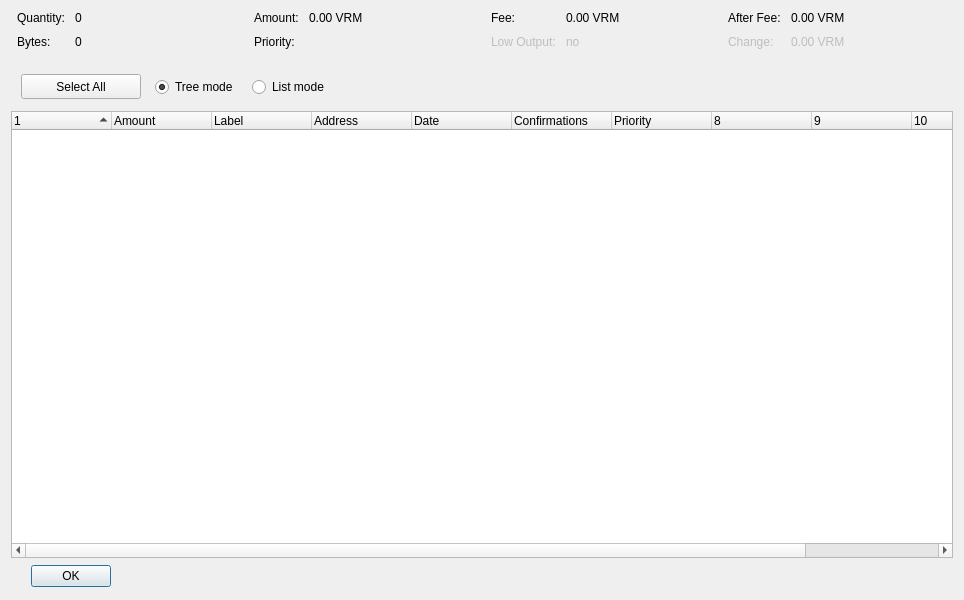
<?xml version="1.0" encoding="UTF-8"?>
<ui version="4.0">
 <class>CoinControlDialog</class>
 <widget class="QDialog" name="CoinControlDialog">
  <property name="geometry">
   <rect>
    <x>0</x>
    <y>0</y>
    <width>964</width>
    <height>600</height>
   </rect>
  </property>
  <property name="windowTitle">
   <string>Coin Control</string>
  </property>
  <layout class="QVBoxLayout" name="verticalLayout">
   <item>
    <layout class="QHBoxLayout" name="horizontalLayoutTop" stretch="0,0,0,0">
     <property name="topMargin">
      <number>0</number>
     </property>
     <property name="bottomMargin">
      <number>10</number>
     </property>
     <item>
      <layout class="QFormLayout" name="formLayoutCoinControl1">
       <property name="horizontalSpacing">
        <number>10</number>
       </property>
       <property name="verticalSpacing">
        <number>10</number>
       </property>
       <property name="leftMargin">
        <number>6</number>
       </property>
       <property name="rightMargin">
        <number>6</number>
       </property>
       <item row="0" column="0">
        <widget class="QLabel" name="labelCoinControlQuantityText">
         <property name="text">
          <string>Quantity:</string>
         </property>
        </widget>
       </item>
       <item row="0" column="1">
        <widget class="QLabel" name="labelCoinControlQuantity">
         <property name="cursor">
          <cursorShape>IBeamCursor</cursorShape>
         </property>
         <property name="contextMenuPolicy">
          <enum>Qt::ActionsContextMenu</enum>
         </property>
         <property name="text">
          <string>0</string>
         </property>
         <property name="textInteractionFlags">
          <set>Qt::LinksAccessibleByMouse|Qt::TextSelectableByKeyboard|Qt::TextSelectableByMouse</set>
         </property>
        </widget>
       </item>
       <item row="1" column="0">
        <widget class="QLabel" name="labelCoinControlBytesText">
         <property name="text">
          <string>Bytes:</string>
         </property>
        </widget>
       </item>
       <item row="1" column="1">
        <widget class="QLabel" name="labelCoinControlBytes">
         <property name="cursor">
          <cursorShape>IBeamCursor</cursorShape>
         </property>
         <property name="contextMenuPolicy">
          <enum>Qt::ActionsContextMenu</enum>
         </property>
         <property name="text">
          <string>0</string>
         </property>
         <property name="textInteractionFlags">
          <set>Qt::LinksAccessibleByMouse|Qt::TextSelectableByKeyboard|Qt::TextSelectableByMouse</set>
         </property>
        </widget>
       </item>
      </layout>
     </item>
     <item>
      <layout class="QFormLayout" name="formLayoutCoinControl2">
       <property name="horizontalSpacing">
        <number>10</number>
       </property>
       <property name="verticalSpacing">
        <number>10</number>
       </property>
       <property name="leftMargin">
        <number>6</number>
       </property>
       <property name="rightMargin">
        <number>6</number>
       </property>
       <item row="0" column="0">
        <widget class="QLabel" name="labelCoinControlAmountText">
         <property name="text">
          <string>Amount:</string>
         </property>
        </widget>
       </item>
       <item row="0" column="1">
        <widget class="QLabel" name="labelCoinControlAmount">
         <property name="cursor">
          <cursorShape>IBeamCursor</cursorShape>
         </property>
         <property name="contextMenuPolicy">
          <enum>Qt::ActionsContextMenu</enum>
         </property>
         <property name="text">
          <string>0.00 VRM</string>
         </property>
         <property name="textInteractionFlags">
          <set>Qt::LinksAccessibleByMouse|Qt::TextSelectableByKeyboard|Qt::TextSelectableByMouse</set>
         </property>
        </widget>
       </item>
       <item row="1" column="0">
        <widget class="QLabel" name="labelCoinControlPriorityText">
         <property name="text">
          <string>Priority:</string>
         </property>
        </widget>
       </item>
       <item row="1" column="1">
        <widget class="QLabel" name="labelCoinControlPriority">
         <property name="cursor">
          <cursorShape>IBeamCursor</cursorShape>
         </property>
         <property name="contextMenuPolicy">
          <enum>Qt::ActionsContextMenu</enum>
         </property>
         <property name="text">
          <string/>
         </property>
         <property name="textInteractionFlags">
          <set>Qt::LinksAccessibleByMouse|Qt::TextSelectableByKeyboard|Qt::TextSelectableByMouse</set>
         </property>
        </widget>
       </item>
      </layout>
     </item>
     <item>
      <layout class="QFormLayout" name="formLayoutCoinControl3">
       <property name="horizontalSpacing">
        <number>10</number>
       </property>
       <property name="verticalSpacing">
        <number>10</number>
       </property>
       <property name="leftMargin">
        <number>6</number>
       </property>
       <property name="rightMargin">
        <number>6</number>
       </property>
       <item row="0" column="0">
        <widget class="QLabel" name="labelCoinControlFeeText">
         <property name="text">
          <string>Fee:</string>
         </property>
        </widget>
       </item>
       <item row="0" column="1">
        <widget class="QLabel" name="labelCoinControlFee">
         <property name="cursor">
          <cursorShape>IBeamCursor</cursorShape>
         </property>
         <property name="contextMenuPolicy">
          <enum>Qt::ActionsContextMenu</enum>
         </property>
         <property name="text">
          <string>0.00 VRM</string>
         </property>
         <property name="textInteractionFlags">
          <set>Qt::LinksAccessibleByMouse|Qt::TextSelectableByKeyboard|Qt::TextSelectableByMouse</set>
         </property>
        </widget>
       </item>
       <item row="1" column="0">
        <widget class="QLabel" name="labelCoinControlLowOutputText">
         <property name="enabled">
          <bool>false</bool>
         </property>
         <property name="text">
          <string>Low Output:</string>
         </property>
        </widget>
       </item>
       <item row="1" column="1">
        <widget class="QLabel" name="labelCoinControlLowOutput">
         <property name="enabled">
          <bool>false</bool>
         </property>
         <property name="cursor">
          <cursorShape>IBeamCursor</cursorShape>
         </property>
         <property name="contextMenuPolicy">
          <enum>Qt::ActionsContextMenu</enum>
         </property>
         <property name="text">
          <string>no</string>
         </property>
         <property name="textInteractionFlags">
          <set>Qt::LinksAccessibleByMouse|Qt::TextSelectableByKeyboard|Qt::TextSelectableByMouse</set>
         </property>
        </widget>
       </item>
      </layout>
     </item>
     <item>
      <layout class="QFormLayout" name="formLayoutCoinControl4">
       <property name="horizontalSpacing">
        <number>10</number>
       </property>
       <property name="verticalSpacing">
        <number>10</number>
       </property>
       <property name="leftMargin">
        <number>6</number>
       </property>
       <property name="rightMargin">
        <number>6</number>
       </property>
       <item row="0" column="0">
        <widget class="QLabel" name="labelCoinControlAfterFeeText">
         <property name="text">
          <string>After Fee:</string>
         </property>
        </widget>
       </item>
       <item row="0" column="1">
        <widget class="QLabel" name="labelCoinControlAfterFee">
         <property name="cursor">
          <cursorShape>IBeamCursor</cursorShape>
         </property>
         <property name="contextMenuPolicy">
          <enum>Qt::ActionsContextMenu</enum>
         </property>
         <property name="text">
          <string>0.00 VRM</string>
         </property>
         <property name="textInteractionFlags">
          <set>Qt::LinksAccessibleByMouse|Qt::TextSelectableByKeyboard|Qt::TextSelectableByMouse</set>
         </property>
        </widget>
       </item>
       <item row="1" column="0">
        <widget class="QLabel" name="labelCoinControlChangeText">
         <property name="enabled">
          <bool>false</bool>
         </property>
         <property name="text">
          <string>Change:</string>
         </property>
        </widget>
       </item>
       <item row="1" column="1">
        <widget class="QLabel" name="labelCoinControlChange">
         <property name="enabled">
          <bool>false</bool>
         </property>
         <property name="cursor">
          <cursorShape>IBeamCursor</cursorShape>
         </property>
         <property name="contextMenuPolicy">
          <enum>Qt::ActionsContextMenu</enum>
         </property>
         <property name="text">
          <string>0.00 VRM</string>
         </property>
         <property name="textInteractionFlags">
          <set>Qt::LinksAccessibleByMouse|Qt::TextSelectableByKeyboard|Qt::TextSelectableByMouse</set>
         </property>
        </widget>
       </item>
      </layout>
     </item>
    </layout>
   </item>
   <item>
    <widget class="QFrame" name="frame">
     <property name="minimumSize">
      <size>
       <width>0</width>
       <height>40</height>
      </size>
     </property>
     <widget class="QWidget" name="horizontalLayoutWidget">
      <property name="geometry">
       <rect>
        <x>10</x>
        <y>2</y>
        <width>781</width>
        <height>40</height>
       </rect>
      </property>
      <layout class="QHBoxLayout" name="horizontalLayoutPanel" stretch="0,0,0,0">
       <property name="spacing">
        <number>14</number>
       </property>
       <item>
        <widget class="QPushButton" name="pushButtonSelectAll">
         <property name="sizePolicy">
          <sizepolicy hsizetype="Maximum" vsizetype="Fixed">
           <horstretch>0</horstretch>
           <verstretch>0</verstretch>
          </sizepolicy>
         </property>
         <property name="minimumSize">
          <size>
           <width>120</width>
           <height>25</height>
          </size>
         </property>
         <property name="text">
          <string>Select All</string>
         </property>
        </widget>
       </item>
       <item>
        <widget class="QRadioButton" name="radioTreeMode">
         <property name="sizePolicy">
          <sizepolicy hsizetype="Maximum" vsizetype="Fixed">
           <horstretch>0</horstretch>
           <verstretch>0</verstretch>
          </sizepolicy>
         </property>
         <property name="text">
          <string>Tree mode</string>
         </property>
         <property name="checked">
          <bool>true</bool>
         </property>
        </widget>
       </item>
       <item>
        <widget class="QRadioButton" name="radioListMode">
         <property name="sizePolicy">
          <sizepolicy hsizetype="Maximum" vsizetype="Fixed">
           <horstretch>0</horstretch>
           <verstretch>0</verstretch>
          </sizepolicy>
         </property>
         <property name="text">
          <string>List mode</string>
         </property>
        </widget>
       </item>
       <item>
        <spacer name="horizontalSpacer">
         <property name="orientation">
          <enum>Qt::Horizontal</enum>
         </property>
         <property name="sizeHint" stdset="0">
          <size>
           <width>40</width>
           <height>20</height>
          </size>
         </property>
        </spacer>
       </item>
      </layout>
     </widget>
    </widget>
   </item>
   <item>
    <widget class="CoinControlTreeWidget" name="treeWidget">
     <property name="contextMenuPolicy">
      <enum>Qt::CustomContextMenu</enum>
     </property>
     <property name="sortingEnabled">
      <bool>false</bool>
     </property>
     <property name="columnCount">
      <number>11</number>
     </property>
     <attribute name="headerShowSortIndicator" stdset="0">
      <bool>true</bool>
     </attribute>
     <attribute name="headerStretchLastSection">
      <bool>false</bool>
     </attribute>
     <column>
      <property name="text">
       <string/>
      </property>
     </column>
     <column>
      <property name="text">
       <string>Amount</string>
      </property>
     </column>
     <column>
      <property name="text">
       <string>Label</string>
      </property>
     </column>
     <column>
      <property name="text">
       <string>Address</string>
      </property>
     </column>
     <column>
      <property name="text">
       <string>Date</string>
      </property>
     </column>
     <column>
      <property name="text">
       <string>Confirmations</string>
      </property>
      <property name="toolTip">
       <string>Confirmed</string>
      </property>
     </column>
     <column>
      <property name="text">
       <string>Priority</string>
      </property>
     </column>
     <column>
      <property name="text">
       <string/>
      </property>
     </column>
     <column>
      <property name="text">
       <string/>
      </property>
     </column>
     <column>
      <property name="text">
       <string/>
      </property>
     </column>
     <column>
      <property name="text">
       <string/>
      </property>
     </column>
    </widget>
   </item>
   <item>
    <widget class="QDialogButtonBox" name="buttonBox">
     <property name="sizePolicy">
      <sizepolicy hsizetype="Maximum" vsizetype="Fixed">
       <horstretch>0</horstretch>
       <verstretch>0</verstretch>
      </sizepolicy>
     </property>
     <property name="minimumSize">
      <size>
       <width>120</width>
       <height>25</height>
      </size>
     </property>
     <property name="orientation">
      <enum>Qt::Horizontal</enum>
     </property>
     <property name="standardButtons">
      <set>QDialogButtonBox::Ok</set>
     </property>
     <property name="centerButtons">
      <bool>true</bool>
     </property>
    </widget>
   </item>
  </layout>
 </widget>
 <customwidgets>
  <customwidget>
   <class>CoinControlTreeWidget</class>
   <extends>QTreeWidget</extends>
   <header>coincontroltreewidget.h</header>
  </customwidget>
 </customwidgets>
 <resources/>
 <connections/>
</ui>
